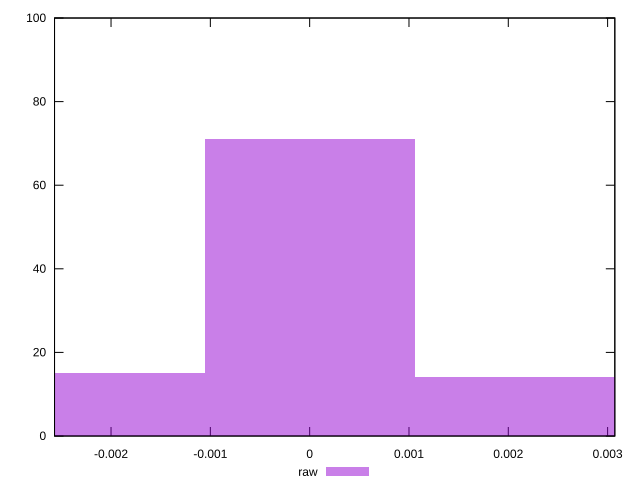

Here is the gnuplot script that generated this plot:
reset

$raw <<EOF
0 71
0.0021133473267814368 14
-0.0021133473267814368 15
EOF

set key outside below
set boxwidth 0.0021133473267814368
set xrange [-0.002568868136671516:0.003072597771951914]
set yrange [0:100]
set trange [0:100]
set style fill transparent solid 0.5 noborder
set terminal svg size 640, 490 enhanced background rgb 'white'
set output "reports/report_00027_2021-02-24T12-40-31.850Z/meta/pScore-difference/samples/agenda/raw/histogram.svg"

plot $raw title "raw" with boxes

reset
